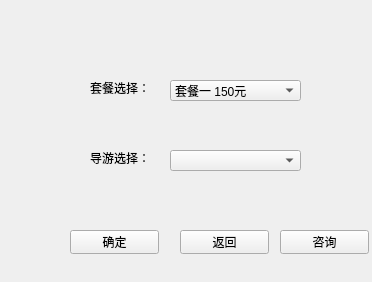
<?xml version="1.0" encoding="UTF-8"?>
<ui version="4.0">
 <class>TicketBuy</class>
 <widget class="QWidget" name="TicketBuy">
  <property name="geometry">
   <rect>
    <x>0</x>
    <y>0</y>
    <width>372</width>
    <height>282</height>
   </rect>
  </property>
  <property name="windowTitle">
   <string>Form</string>
  </property>
  <widget class="QComboBox" name="packageSelect">
   <property name="geometry">
    <rect>
     <x>170</x>
     <y>80</y>
     <width>131</width>
     <height>21</height>
    </rect>
   </property>
   <item>
    <property name="text">
     <string>套餐一 150元</string>
    </property>
   </item>
   <item>
    <property name="text">
     <string>套餐二 180元</string>
    </property>
   </item>
   <item>
    <property name="text">
     <string>套餐三 200元</string>
    </property>
   </item>
  </widget>
  <widget class="QLabel" name="label">
   <property name="geometry">
    <rect>
     <x>90</x>
     <y>80</y>
     <width>72</width>
     <height>15</height>
    </rect>
   </property>
   <property name="text">
    <string>套餐选择：</string>
   </property>
  </widget>
  <widget class="QLabel" name="label_2">
   <property name="geometry">
    <rect>
     <x>90</x>
     <y>150</y>
     <width>72</width>
     <height>15</height>
    </rect>
   </property>
   <property name="text">
    <string>导游选择：</string>
   </property>
  </widget>
  <widget class="QComboBox" name="guideSelect">
   <property name="geometry">
    <rect>
     <x>170</x>
     <y>150</y>
     <width>131</width>
     <height>21</height>
    </rect>
   </property>
  </widget>
  <widget class="QPushButton" name="pushButton">
   <property name="geometry">
    <rect>
     <x>70</x>
     <y>230</y>
     <width>89</width>
     <height>24</height>
    </rect>
   </property>
   <property name="text">
    <string>确定</string>
   </property>
  </widget>
  <widget class="QPushButton" name="back_btn">
   <property name="geometry">
    <rect>
     <x>180</x>
     <y>230</y>
     <width>89</width>
     <height>24</height>
    </rect>
   </property>
   <property name="text">
    <string>返回</string>
   </property>
  </widget>
  <widget class="QPushButton" name="consult_btn">
   <property name="geometry">
    <rect>
     <x>280</x>
     <y>230</y>
     <width>89</width>
     <height>24</height>
    </rect>
   </property>
   <property name="text">
    <string>咨询</string>
   </property>
  </widget>
 </widget>
 <resources/>
 <connections/>
</ui>
